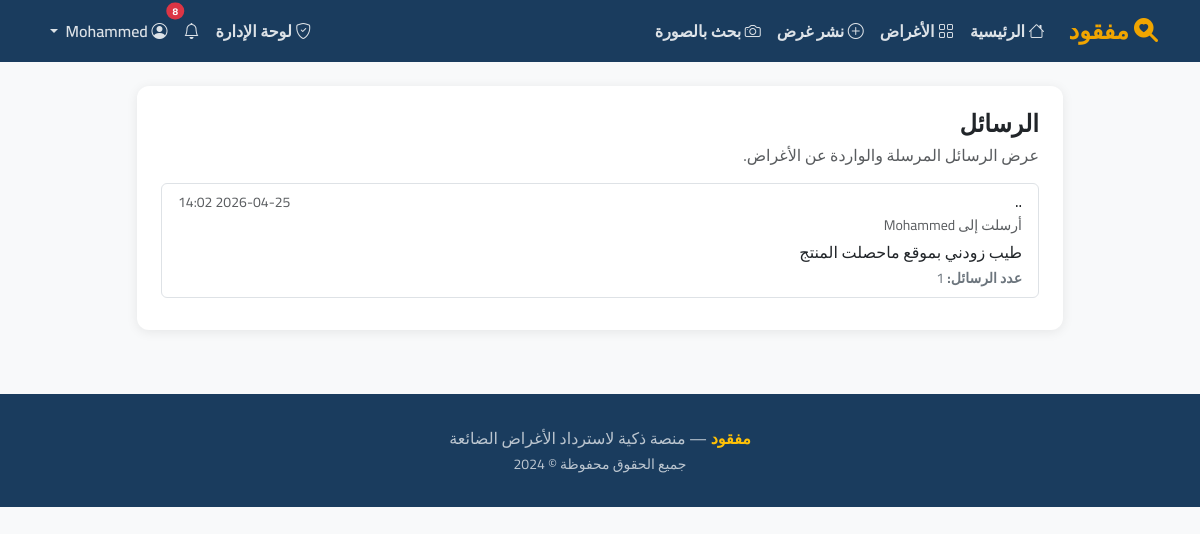
The app's page /profile/messages (signed in) with its own data.
### models/item.py (models this page shows, shortened)
class Item(db.Model):
    __tablename__ = 'items'
    id         = db.Column(db.Integer, primary_key=True)
    item_name  = db.Column(db.String(120), nullable=False)
    category   = db.Column(db.Enum(ItemCategory), nullable=False)
    status     = db.Column(db.Enum(ItemStatus), default=ItemStatus.NOT_FOUND)
    item_type  = db.Column(db.Enum(ItemType),  nullable=False)  # lost / found
    image_path = db.Column(db.String(256), nullable=True)
    location   = db.Column(db.String(200), nullable=True)
    description = db.Column(db.Text, nullable=True)
    date_lost_found = db.Column(db.DateTime, nullable=True)
    created_at = db.Column(db.DateTime, default=datetime.utcnow)
    user_id = db.Column(db.Integer, db.ForeignKey('users.id', ondelete='CASCADE'), nullable=False)
    reports = db.relationship('Report', backref='item', lazy=True,
                              cascade='all, delete-orphan', passive_deletes=True)
    matches_as_source = db.relationship(
        'Match', foreign_keys='Match.source_item_id', backref='source_item', lazy=True,
        cascade='all, delete-orphan', passive_deletes=True
    )
    matches_as_target = db.relationship(
        'Match', foreign_keys='Match.matched_item_id', backref='matched_item', lazy=True,
        cascade='all, delete-orphan', passive_deletes=True
    )

### models/user.py (models this page shows, shortened)
class User(db.Model, UserMixin):
    __tablename__ = 'users'
    id            = db.Column(db.Integer, primary_key=True)
    username      = db.Column(db.String(80),  unique=True, nullable=False)
    full_name     = db.Column(db.String(120), nullable=False)
    email         = db.Column(db.String(120), unique=True, nullable=False)
    password_hash = db.Column(db.String(256), nullable=False)
    profile_status = db.Column(db.String(20), default='active')   # active / suspended / blocked
    is_admin      = db.Column(db.Boolean, default=False)
    email_verified = db.Column(db.Boolean, default=False)
    created_at    = db.Column(db.DateTime, default=datetime.utcnow)
    university_email = db.Column(db.String(120), nullable=True)
    phone_number     = db.Column(db.String(20),  nullable=True)
    items         = db.relationship('Item',         backref='owner',     lazy=True,
                                    cascade='all, delete-orphan')
    reports       = db.relationship('Report',       backref='reporter', lazy=True,
                                    cascade='all, delete-orphan')
    notifications = db.relationship('Notification', back_populates='user', lazy=True,
                                    cascade='all, delete-orphan')

### models/message.py (models this page shows, shortened)
class Message(db.Model):
    __tablename__ = 'messages'
    id = db.Column(db.Integer, primary_key=True)
    item_id = db.Column(db.Integer, db.ForeignKey('items.id', ondelete='CASCADE'), nullable=False)
    sender_id = db.Column(db.Integer, db.ForeignKey('users.id', ondelete='CASCADE'), nullable=False)
    receiver_id = db.Column(db.Integer, db.ForeignKey('users.id', ondelete='CASCADE'), nullable=False)
    body = db.Column(db.Text, nullable=False)
    created_at = db.Column(db.DateTime, default=datetime.utcnow)
    item = db.relationship('Item', backref='messages', lazy=True)
    sender = db.relationship('User', foreign_keys=[sender_id], backref='sent_messages', lazy=True)
    receiver = db.relationship('User', foreign_keys=[receiver_id], backref='received_messages', lazy=True)

### routes/profile.py (the view)
@profile_bp.route('/messages')
@login_required
def messages():
    threads = {}
    messages = Message.query.filter(
        or_(Message.sender_id == current_user.id,
            Message.receiver_id == current_user.id)
    ).order_by(Message.created_at.desc()).all()
    for message in messages:
        item = message.item
        partner = message.receiver if message.sender_id == current_user.id else message.sender
        thread_key = (item.id, partner.id)
        if thread_key not in threads:
            threads[thread_key] = {
                'item': item,
                'partner': partner,
                'last_message': message,
                'count': 1,
            }
        else:
            threads[thread_key]['count'] += 1
    thread_list = sorted(threads.values(), key=lambda x: x['last_message'].created_at, reverse=True)
    return render_template('profile/messages.html', threads=thread_list)

### models/user.py (called while the page is built)
@login_manager.user_loader
def load_user(user_id):
    return User.query.get(int(user_id))

### templates/profile/messages.html (shortened to what this page needs)
{% extends "base.html" %}
{% block content %}
<div class="container mt-4">
    <div class="row justify-content-center">
        <div class="col-lg-10">
            <div class="card p-4">
                <div class="d-flex justify-content-between align-items-center mb-3">
                    <div>
                        <h4 class="fw-bold mb-1">الرسائل</h4>
                        <p class="text-muted mb-0">عرض الرسائل المرسلة والواردة عن الأغراض.</p>
                    </div>
                </div>
                {% if threads %}
                <div class="list-group">
                    {% for thread in threads %}
                    <a href="{{ url_for('profile.message_thread', item_id=thread.item.id, partner_id=thread.partner.id) }}" class="list-group-item list-group-item-action mb-2 rounded">
                        <div class="d-flex justify-content-between align-items-start">
                            <div>
                                <h6 class="mb-1">{{ thread.item.item_name }}</h6>
                                <p class="small text-muted mb-1">
                                    {% if thread.last_message.sender_id == current_user.id %}
                                    أرسلت إلى {{ thread.partner.full_name }}
                                    {% else %}
                                    استلمت من {{ thread.partner.full_name }}
                                    {% endif %}
                                </p>
                            </div>
                            <small class="text-muted">{{ thread.last_message.created_at.strftime('%Y-%m-%d %H:%M') }}</small>
                        </div>
                        <p class="mb-1 text-truncate" style="max-width: 100%;">{{ thread.last_message.body }}</p>
                        <div class="small text-secondary">
                            <strong>عدد الرسائل:</strong> {{ thread.count }}
                        </div>
                    </a>
                    {% endfor %}
                </div>
                {% else %}
                <div class="text-center py-5">
                    <i class="bi bi-chat-dots fs-1 text-muted"></i>
                    <p class="mt-3 text-muted">لا توجد رسائل حتى الآن. يمكنك مراسلة صاحب المنتج عند العرض.</p>
                </div>
                {% endif %}
            </div>
        </div>
    </div>
</div>
{% endblock %}

### templates/base.html (style rules this page uses)
:root { --primary: #1a3c5e; --accent: #f0a500; --success: #28a745; --danger: #dc3545; --bg-light: #f8f9fa; --text-dark: #212529; }
body { font-family: 'Cairo', sans-serif; background: var(--bg-light); color: var(--text-dark); }
.card { border: none; border-radius: 12px; box-shadow: 0 2px 12px rgba(0,0,0,.08); }

### records on screen
Item: item.item_name ".."
User: partner.full_name "Mohammed"
Message: last_message.created_at "2026-04-25 14:02", last_message.body "طيب زودني بموقع ماحصلت المنتج"

### other values on screen
{{ unread|length }} "8"
{{ thread.count }} "1"
